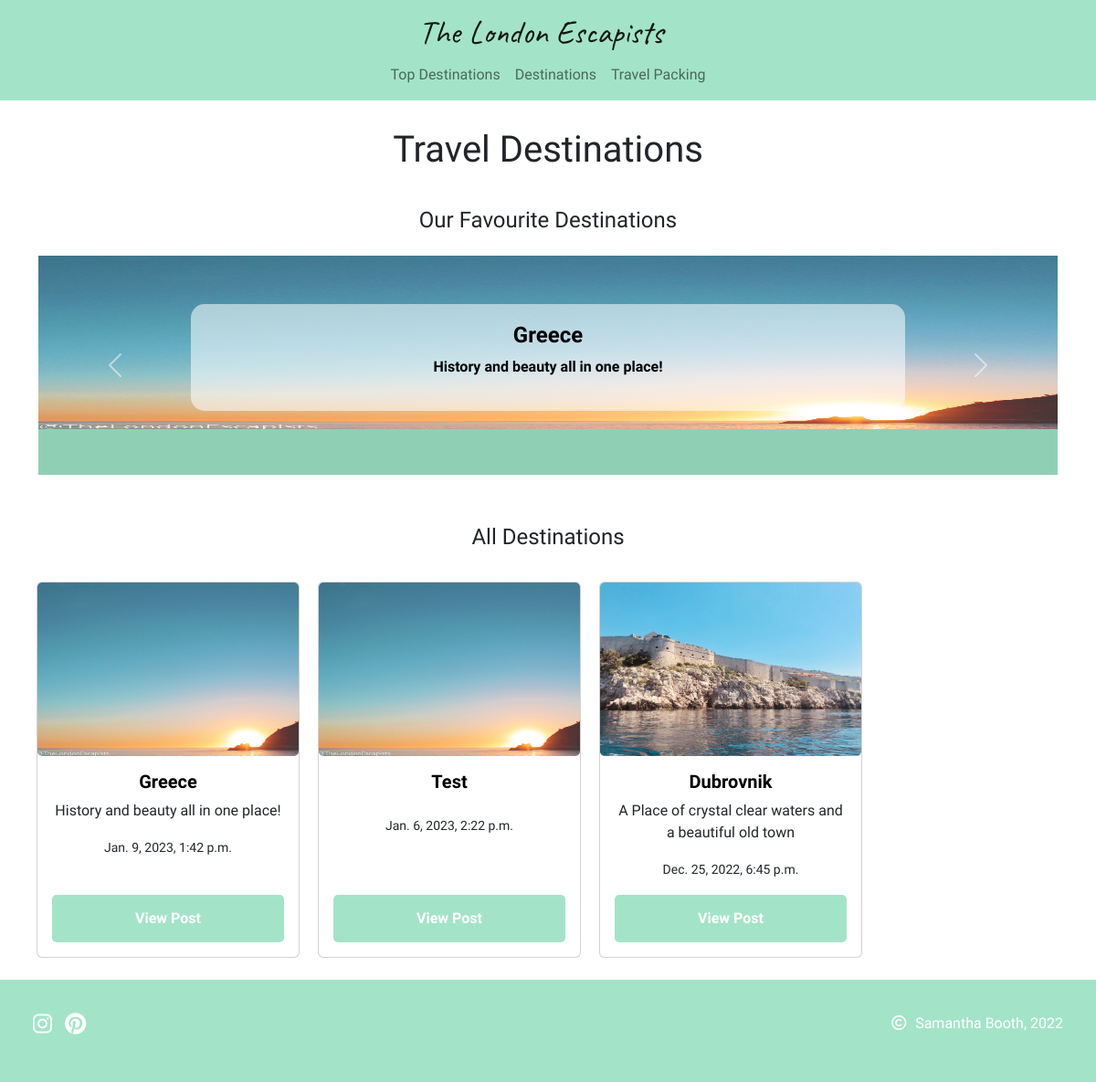
The page /destinations/all-destinations/ on the database as committed earlier.
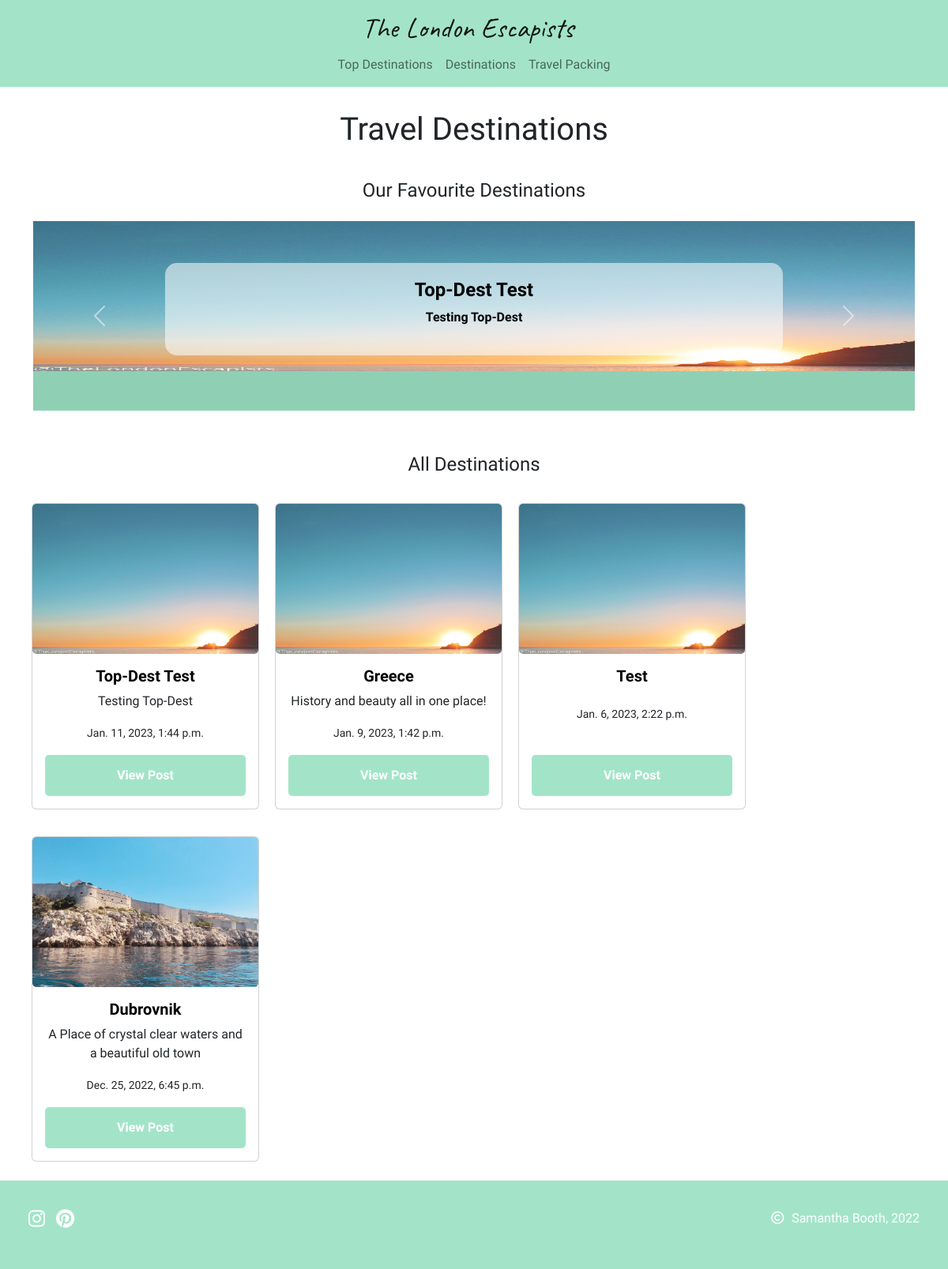
The same page on the database as committed later.
### travel_destinations/models.py (models this page shows, shortened)
class Destinations(models.Model):
    destination_image = models.ImageField(null=True, blank=True)
    destination = models.CharField(max_length=50, null=False, blank=False)
    destination_subheading = models.CharField(
        max_length=150, null=False, blank=True)
    created_on = models.DateTimeField(auto_now_add=True)
    updated_on = models.DateTimeField(auto_now=True)
    intro = models.TextField(max_length=1000, blank=True)
    activities = models.TextField(max_length=1000, blank=True)
    activity_image = models.ImageField(null=True, blank=True)
    food = models.TextField(max_length=1000, blank=True)
    food_image = models.ImageField(null=True, blank=True)
    additional_info = models.TextField(max_length=1000, blank=True)
    additional_image = models.ImageField(null=True, blank=True)
    top_destination = models.BooleanField(default=False)
    status = models.IntegerField(choices=STATUS, default=0)
    slug = models.SlugField(max_length=200, unique=True)
    class Meta:
        ordering = ['-created_on']
        """Removes extra 's' from Model name"""
        verbose_name_plural = 'Travel Destinations'

### travel_destinations/views.py (the view)
# urls.py: path("all-destinations/", views.all_destinations,
def all_destinations(request):
    destinations_list = Destinations.objects.filter(
        status=1).order_by('-created_on')
    top_dest = Destinations.objects.filter(top_destination=True)
    template = 'all_destinations.html'
    context = {
        'destinations_list': destinations_list,
        'top_dest': top_dest,
    }
    return render(request, template, context)

### travel_destinations/templates/all_destinations.html (shortened to what this page needs)
{% extends "base.html" %}
{% load static %}
{% block extra_css %}
<link rel="stylesheet" href="{% static 'travel_destinations/css/destinations.css' %}">
{% endblock %}
{% block content %}
<div class="container destinations-container">
    <div>
        <h1 class="headings destination-page-header">Travel Destinations</h1>
    </div>
<div class="carousel-div">
    <div>
        <h4 class="mb-4 mt-4 sub-header">Our Favourite Destinations</h4>
    </div>
    <div id="carouselExampleCaptions" class="carousel slide carousel-style" data-bs-ride="false">
        <div class="carousel-inner bg">
            {% for destinations in top_dest %}
                    <div class="carousel-item {% if forloop.counter0 == 0 %} active {% endif %}">
                        {% if destinations.destination_image %}
                        <img src="{{ destinations.destination_image.url }}" class="d-block w-100 carousel-imgs" alt="Top Destination">
                        {% else %}
                        <img src="/media/card-placeholder.png" class="card-img-top card-img" alt="Placeholder image">
                        {% endif %}
                        <div class="carousel-caption d-none d-md-block">
                            <a href="#" class="carousel-header">
                                <h4>{{ destinations.destination }}</h4>
                            </a>
                            <p>{{ destinations.destination_subheading }}</p>
                        </div>
                    </div>
            {% endfor %}
        </div>
        <button class="carousel-control-prev" type="button" data-bs-target="#carouselExampleCaptions"
            data-bs-slide="prev">
            <span class="carousel-control-prev-icon" aria-hidden="true"></span>
        </button>
        <button class="carousel-control-next" type="button" data-bs-target="#carouselExampleCaptions"
            data-bs-slide="next">
            <span class="carousel-control-next-icon" aria-hidden="true"></span>
        </button>
    </div>
</div>
    <div class="row">
        <h4 class="mb-4 mt-4 sub-header">All Destinations</h4>
        {% for destinations in destinations_list %}
        <div class="card destination-card mb-4">
            {% if destinations.destination_image %}
            <a href="{% url 'destination_details' destinations.slug %}">
                <img src="{{ destinations.destination_image.url }}" class="card-img-top card-img" alt="{{ destinations.destination }}">
            </a>
            <div class="card-body">
                <a href="{% url 'destination_details' destinations.slug %}" class="destination-link">
                    <h5 class="card-title">{{ destinations.destination }}</h5>
                </a>
                <p class="card-text">{{ destinations.destination_subheading }}</p>
                <p class="card-text"><small>{{ destinations.created_on }}</small></p>
                <a href="{% url 'destination_details' destinations.slug %}" class="post-btn mt-auto">View Post</a>
            </div>
            {% else %}
            <a href="{% url 'destination_details' destinations.slug %}">
                <img src="/media/card-placeholder.png" class="card-img-top card-img" alt="Placeholder image">
            </a>
            <div class="card-body">
                <a href="{% url 'destination_details' destinations.slug %}" class="destination-link">
                    <h5 class="card-title">{{ destinations.destination }}</h5>
                </a>
                <p class="card-text">{{ destinations.destination_subheading }}</p>
                <p class="card-text"><small>{{ destinations.created_on }}</small></p>
                <a href="{% url 'destination_details' destinations.slug %}" class="post-btn mt-auto">View Post</a>
            </div>
            {% endif %}
        </div>
        {% empty %}
        <div>
            <p>No Destinations to display</p>
        </div>
        {% endfor %}
    </div>
</div>
{% endblock %}

Rows that differ between the two databases and show on the page:
no longer on one of the page's lists (row unchanged): Destinations: destination "Greece", destination_subheading "History and beauty all in one place!"
added Destinations: destination "Top-Dest Test", destination_subheading "Testing Top-Dest", created_on "Jan. 11, 2023, 1:44 p.m."
